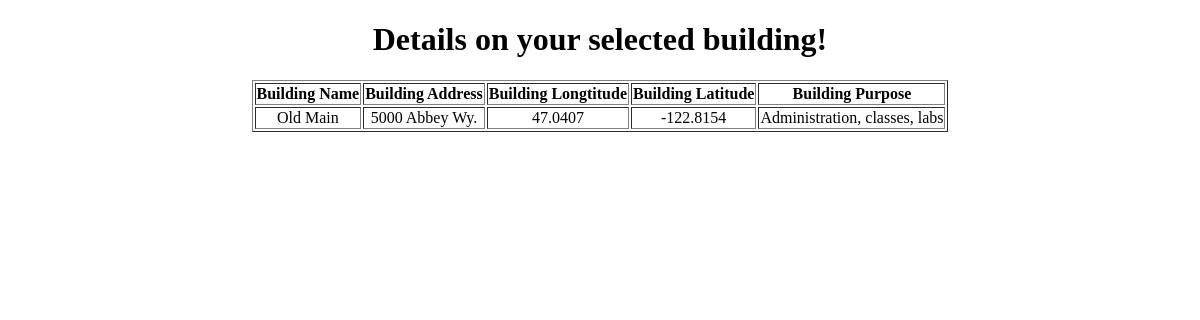
Screenshot of /buildinfo.php?id=1 with the database file from the repository.
### tables this page shows
CREATE TABLE building (
    id MEDIUMINT NOT NULL AUTO_INCREMENT,
	name VARCHAR(255),
	address VARCHAR(255),
    latitude DOUBLE PRECISION,
    longitude DOUBLE PRECISION,
    purpose VARCHAR(255),
    PRIMARY KEY (id)
);

### buildinfo.php (the view, shortened to what this page needs)
<!DOCTYPE html>
<html>
  <head><title>CSC355 Project Details Page</title>
  <link type="text/css" rel="stylesheet" href="style.css"/>
</head>
  <?php
  $dbhost = "localhost";
  $dbuser = "viewer";
  $dbpass = "\$MUs8ints1";
  $db = "LocationDB";
  $conn = new mysqli($dbhost, $dbuser, $dbpass,$db) or die("Connect failed: %s\n". $conn -> error);
  $sid = $_GET['id'];
  $id = intval($sid);
  $opt = $conn -> query("SELECT * FROM building WHERE id = $id");
  $row = mysqli_fetch_assoc($opt);
  ?>
  <body>
    <h1>Details on your selected building!</h1>
    <table border="1">
        <tbody>
            <tr>
                <th>Building Name</th>
                <th>Building Address</th>
                <th>Building Longtitude</th>
                <th>Building Latitude</th>
                <th>Building Purpose</th>
            </tr>
            <tr>
                <td><?php echo($row['name']);?></td>
                <td><?php echo($row['address']);?></td>
                <td><?php echo($row['latitude']);?></td>
                <td><?php echo($row['longitude']);?></td>
                <td><?php echo($row['purpose']);?></td>
            </tr>
        </tbody>
    </table>
    <br>
  <div id="map"></div>
</body>
</html>

### style.css (style rules this page uses)
body { text-align: center; }
html { max-width: 1300px; margin: auto; }
table { margin-left: auto; margin-right: auto; }

### buildinfo.php (style rules this page uses)
#map { height: 500px; width: auto; }

### rows the page displays
building: name "Old Main", address "5000 Abbey Wy.", latitude "47.0407", longitude "-122.8154", purpose "Administration, classes, labs"
